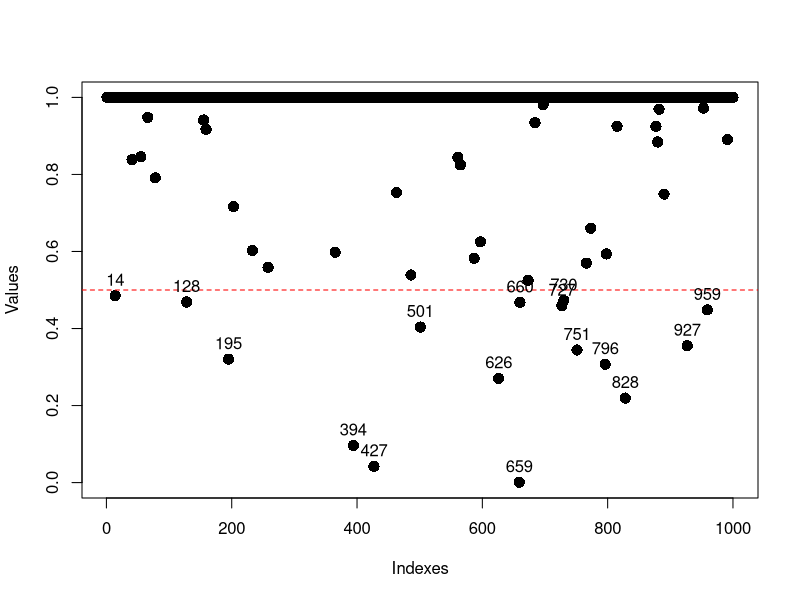

Recreate this plot in R.
library(robustbase)

setwd("D:\\seidm\\leuven\\2\\robust\\project_2")


set.seed(0913246)

traindata <- read.csv("StarGalaxy_train_RobSta.csv", row.names=1)
testdata <- read.csv("StarGalaxy_test_RobSta.csv", row.names=1)


nsamp <- 1000
mytraindata <- traindata[sample(nrow(traindata), nsamp), ]
mytestdata  <- read.csv("StarGalaxy_test_RobSta.csv", row.names=1)


################### Robust Estimation of the Full Model ########################


# Build standard non-robust logistic regression
log_glm = glm(Class ~ ., data = mytraindata, family = binomial)


# Build robust logistic regression
rob_glm = glmrob(Class ~ ., data = mytraindata, family = binomial, 
                 control= glmrobMqle.control(tcc=1.8), method= "Mqle", weights.on.x = 'h')

# model analytics
log_glm_summary = summary(log_glm)
rob_glm_summary = summary(rob_glm)

log_glm_is_significant = log_glm_summary$coefficients[, 4] < 0.05
rob_glm_is_significant = rob_glm_summary$coefficients[, 4] < 0.05

common_summary = cbind(round(log_glm_summary$coefficients[, colnames(log_glm_summary$coefficients)], 5),
                       ifelse(log_glm_is_significant, 'T', 'F'),
                       round(rob_glm_summary$coefficients[, colnames(rob_glm_summary$coefficients)], 5),
                       ifelse(rob_glm_is_significant, 'T', 'F'))

common_summary

# significance inconsistency between the models                       
which(!(log_glm_is_significant == rob_glm_is_significant))


colnames(common_summary) <- c('Non-robust_Estimate', 'Non-robust_Std', 'Non-robust_z_value', 'Non-robust_p', 'Non-robust_Is_significant',
                              'Robust_Estimate', 'Robust_Std', 'Robust_z_value', 'Robust_p', 'Robust_Is_significant')

summarizeRobWeights(rob_glm$w.x)


# common_summary[,'Non-robust_Estimate'] 
common_summary

estimates_fraction = cbind(
  log_glm_summary$coefficients[, 'Estimate'] / rob_glm_summary$coefficients[, 'Estimate'],
  log_glm_summary$coefficients[, 'Std. Error'] / rob_glm_summary$coefficients[, 'Std. Error'])
  
colnames(estimates_fraction) <- c('Non-rob. Estimate/rob Estimate', 'Non-rob. Std. Error/rob. Std. Error')
estimates_fraction

################### Full Model outliers detection ##############################


summary(rob_glm)

# Outliers consistent with Cantoni 2006 approach
which(rob_glm$w.r < 0.5)
length(which(rob_glm$w.r < 0.5))

# Plot the data, with named outliers
plot(rob_glm$w.r, pch = 16, cex = 1.5, ylim = c(0, 1), ylab = "Values", xlab = "Indexes")
abline(h = 0.5, col = "red", lty = 2)
names_below <- which(rob_glm$w.r < 0.5)
text(names_below, rob_glm$w.r[names_below], labels = names_below, pos = 3)


################### Model selection ############################################

summary(rob_glm)
colnames(traindata)

# Use covariates except [MTotF, MAperJ, MTotJ, MCoreJ, EllipJ, AreaN, IR2N, csfN, EllipN]
rob_glm_truncated = glmrob(Class ~ MAperF  + MCoreF + AreaF + IR2F + csfF + EllipF
                   + AreaJ + IR2J + csfJ  
                   + MAperN + MTotN + MCoreN, data = mytraindata, family = binomial, 
                 control= glmrobMqle.control(tcc=1.8), method= "Mqle", weights.on.x = 'h')

anova(rob_glm_truncated, rob_glm, test="QD")



################### Models perfomance on the test data ##########################


log_glm_truncated = glm(Class ~ MAperF  + MCoreF + AreaF + IR2F + csfF + EllipF
                        + AreaJ + IR2J + csfJ  
                        + MAperN + MTotN + MCoreN, 
                        data = mytraindata, family = binomial)



# Load required packages
library(pROC)

# Function to find optimal cutoff point based on AUC
find_optimal_cutoff <- function(true_labels, predicted_probs) {
  roc_obj <- roc(true_labels, predicted_probs)
  coords <- coords(roc_obj, "best")
  return(coords["threshold"])
}

train_labels <- mytraindata$Class
test_labels <- mytestdata$Class

rob_probs_preds_train <- predict(rob_glm, newdata = mytraindata, type = "response")
log_probs_preds_train <- predict(log_glm, newdata = mytraindata, type = "response")
rob_probs_trunc_preds_train <-predict(rob_glm_truncated, newdata = mytraindata, type = "response")
log_probs_trunc_preds_train <- predict(log_glm_truncated, newdata = mytraindata, type = "response")

# Find optimal cutoff points for each model on the training data
optimal_cutoff_rob_glm <- find_optimal_cutoff(train_labels, rob_probs_preds_train)
optimal_cutoff_log_glm <- find_optimal_cutoff(train_labels, log_probs_preds_train)
optimal_cutoff_rob_glm_truncated <- find_optimal_cutoff(train_labels, rob_probs_trunc_preds_train)
optimal_cutoff_log_glm_truncated <- find_optimal_cutoff(train_labels, log_probs_trunc_preds_train)

# Function to apply cutoff and classify probabilities
apply_cutoff <- function(probabilities, cutoff) {
  return(as.numeric(probabilities > cutoff))
}


rob_prob_preds_test <- predict(rob_glm, newdata = mytestdata, type = "response")
log_prob_preds_test <- predict(log_glm, newdata = mytestdata, type = "response")
rob_trunc_prob_preds_test <-predict(rob_glm_truncated, newdata = mytestdata, type = "response")
log_trunc_prob_preds_test <- predict(log_glm_truncated, newdata = mytestdata, type = "response")


# Apply optimal cutoff to test data predictions
test_predictions_rob_glm <- apply_cutoff(rob_prob_preds_test, optimal_cutoff_rob_glm$threshold)
test_predictions_log_glm <- apply_cutoff(log_prob_preds_test, optimal_cutoff_log_glm$threshold)
test_predictions_rob_glm_truncated <- apply_cutoff(rob_trunc_prob_preds_test, optimal_cutoff_rob_glm_truncated$threshold)
test_predictions_log_glm_truncated <- apply_cutoff(log_trunc_prob_preds_test, optimal_cutoff_log_glm_truncated$threshold)

# Evaluate performance on test data
test_auc_rob_glm <- roc(test_labels, test_predictions_rob_glm)$auc
test_auc_log_glm <- roc(test_labels, test_predictions_log_glm)$auc
test_auc_rob_glm_truncated <- roc(test_labels, test_predictions_rob_glm_truncated)$auc
test_auc_log_glm_truncated <- roc(test_labels, test_predictions_log_glm_truncated)$auc

# Print AUC values for each model on test data
cat("AUC on test data for rob_glm:", test_auc_rob_glm, "\n")
cat("AUC on test data for log_glm:", test_auc_log_glm, "\n")
cat("AUC on test data for rob_glm_truncated:", test_auc_rob_glm_truncated, "\n")
cat("AUC on test data for log_glm_truncated:", test_auc_log_glm_truncated, "\n")
